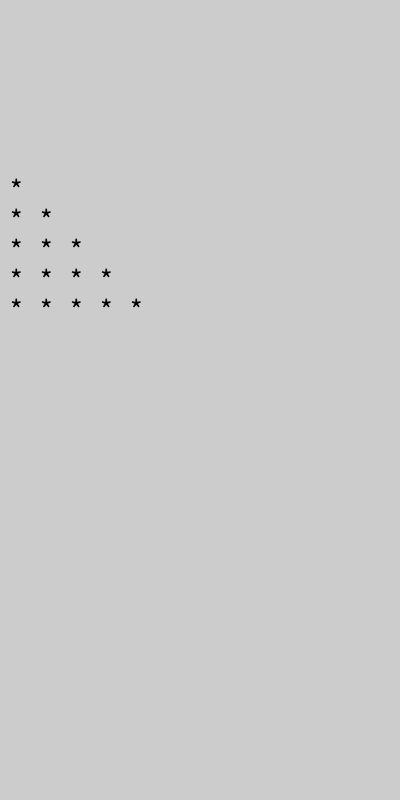
Frame 1 (no input)
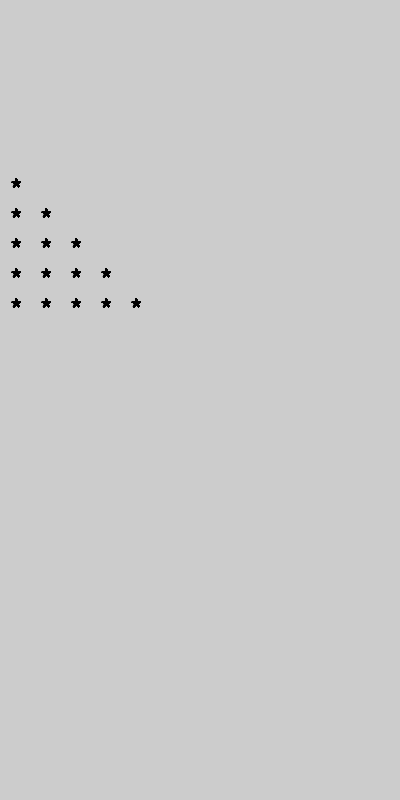
Frame 60 (the mouse pressed at the canvas centre just before this capture)
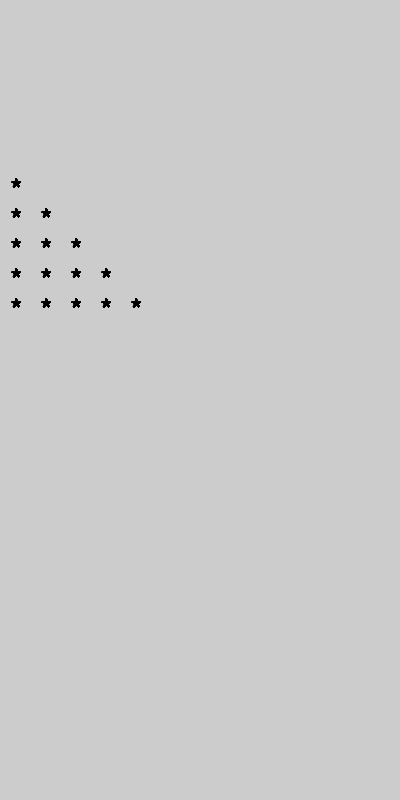
Frame 120 (the mouse held since frame 60 and released just before this capture)

The Processing sketch that drew these frames (run headless with seeded random() and noise(); from frame 60 on, the mouse is pressed at the canvas centre):

// Processing sketch: stars_comp_sci
// ── stars_comp_sci.pde
void setup() {
  size(400, 800);
}
void draw() {
  textSize(30);
  stroke(0);
  fill(0);
  for (int x=0; x<=4; x++) {
    for (int z=0; z<=x; z++) {
      text("*", 10+z*30, x*30+width/2);
    }
  }
}
